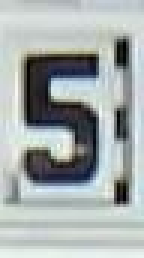
#> input picture Code/Basics/DataExample/Size_Example_1.jpg, 48 x 86 px (shown 3 times larger)
$ jupyter execute TestSizeTrainingImages.ipynb
#> lines starting #> are read from the running program, lines starting #| are printed output that depends on the picture
# Test size training images

A test image is loaded in this notebook and output in different sizes. The correct size for the later image files can be selected from this.

1) Loading the Pillow image editing library

[cell 1]
from PIL import Image

2) Load and display the test image

[cell 2]
Input_image='Size_Example_1.jpg'
#Input_image='Size_Example_2.jpg'

Image_input = Image.open(Input_image)
#> Image_input is the input picture: PIL image 48x86 RGB; mean R, G, B 164.5, 171.7, 171.4
display(Image_input)

3) Rescaling to different levels of detail and output

[cell 3]
size_x = 40
size_y = 64

for i in range(4):
    test_image = Image_input.resize((size_x, size_y), Image.NEAREST)
    print("image size: " + str(size_x) + " x " + str(size_y) + " Pixel")
    display(test_image)
    size_x = int(size_x / 2)
    size_y = int(size_y / 2)
#> this loop made 4 passes
#> pass 1, `test_image = Image_input.resize((size_x, size_y), Image.NEAREST)`:
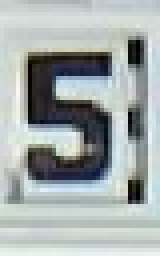
#> test_image: PIL image 40x64 RGB (shown 4 times larger); mean R, G, B 163.3, 170.5, 170.2
#> pass 2, `test_image = Image_input.resize((size_x, size_y), Image.NEAREST)`:
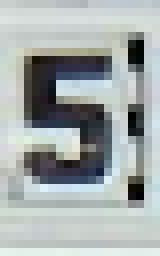
#> test_image: PIL image 20x32 RGB (shown 8 times larger); mean R, G, B 163.8, 170.8, 170.4
